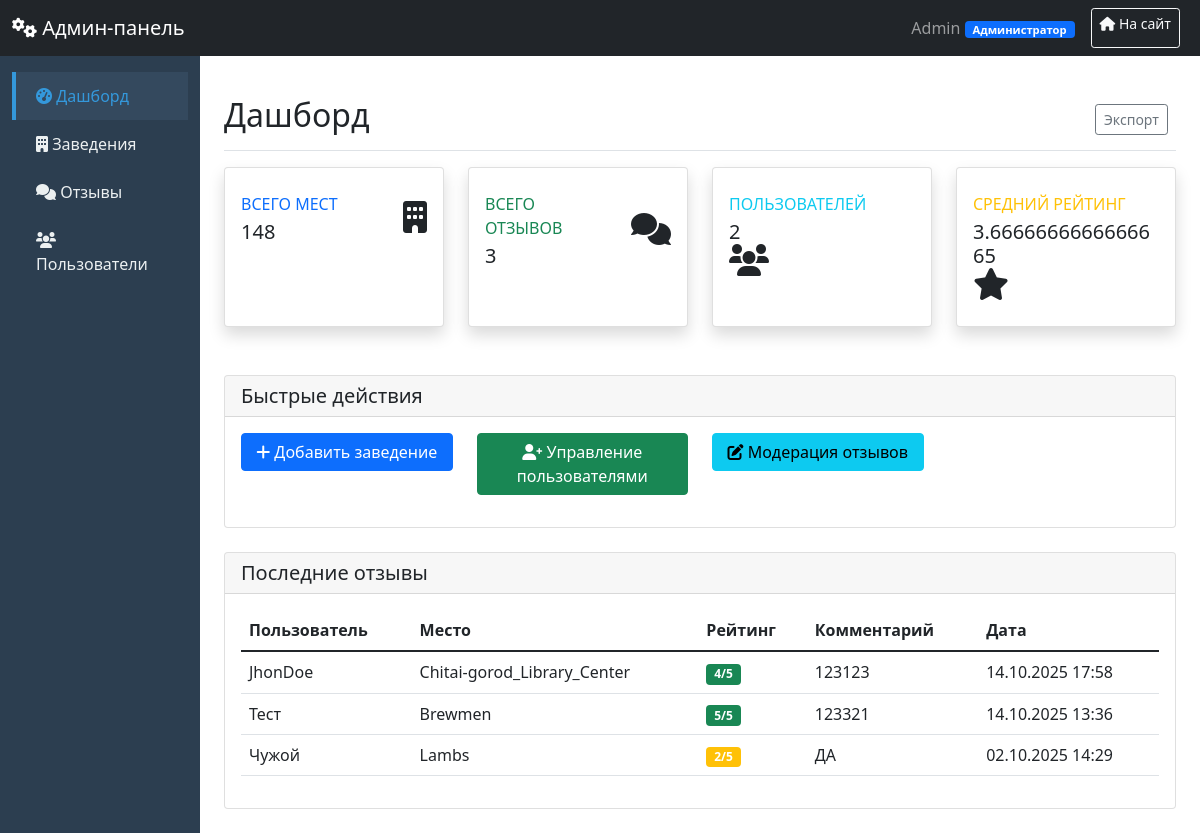
The page /admin/dashboard (signed in) on the database as committed earlier.
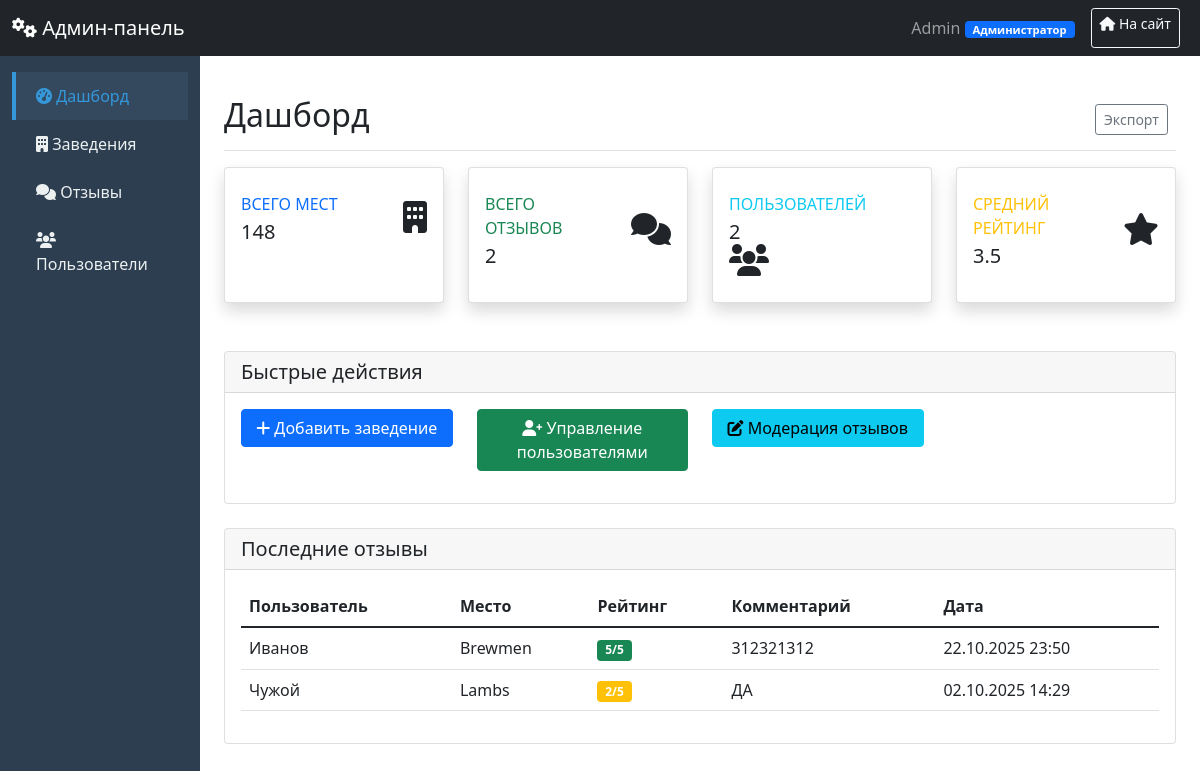
The same page on the database as committed later.
### main.py (models this page shows, shortened)
class User(db.Model):
    id = db.Column(db.Integer, primary_key=True)
    username = db.Column(db.String(150), nullable=False, unique=True)
    password = db.Column(db.String(150), nullable=False)
    role = db.Column(db.String(50), default='trainee')  # trainee, moderator, editor, admin
    created_at = db.Column(db.DateTime, default=datetime.utcnow)
    last_login = db.Column(db.DateTime)
    @property
    def role_display(self):
        return get_role_display_name(self.role)
    def has_permission(self, permission):
        user_permissions = get_role_permissions(self.role)
        return 'all' in user_permissions or permission in user_permissions

class Review(db.Model):
    id = db.Column(db.Integer, primary_key=True)
    restaurant_id = db.Column(db.String(50), nullable=False)
    username = db.Column(db.String(100), nullable=False)
    rating = db.Column(db.Integer, nullable=False)
    comment = db.Column(db.Text)
    created_at = db.Column(db.DateTime, default=get_moscow_time)
    updated_at = db.Column(db.DateTime)  # Добавляем поле для времени редактирования
    likes = db.Column(db.Integer, default=0)
    dislikes = db.Column(db.Integer, default=0)
    user_token = db.Column(db.String(255))  # Для анонимных пользователей
    device_fingerprint = db.Column(db.String(255))  # Добавляем это поле
    user_ratings = db.Column(db.JSON, default=dict)

### main.py (the view)
@app.route('/admin/dashboard')
@admin_required
def admin_dashboard():
    user = User.query.filter_by(username=session['username']).first()
    stats = {
        'total_places': Place.query.count(),
        'total_reviews': Review.query.count(),
        'total_users': User.query.count(),
        'avg_rating': db.session.query(db.func.avg(Review.rating)).scalar() or 0
    }
    recent_reviews = []
    if user.has_permission('edit_review'):
        recent_reviews = Review.query.order_by(Review.created_at.desc()).limit(10).all()
        for review in recent_reviews:
            place = Place.query.get(int(review.restaurant_id)) if review.restaurant_id.isdigit() else None
            review.place_title = place.title if place else review.restaurant_id
    return render_template('admin_dashboard.html',
                           current_user=user,
                           stats=stats,
                           recent_reviews=recent_reviews)

### main.py (called while the page is built)
def get_role_permissions(role):
    role_permissions = {
        'trainee': ['create_place', 'create_category', 'view_stats'],
        'moderator': ['create_place', 'edit_place', 'delete_place',
                      'create_category', 'edit_category', 'delete_category',
                      'edit_review', 'delete_review', 'manage_trainees', 'view_stats'],
        'editor': ['create_place', 'edit_place', 'delete_place',
                   'create_category', 'edit_category', 'delete_category',
                   'edit_review', 'delete_review', 'manage_trainees', 'manage_moderators',
                   'manage_editors', 'view_stats', 'system_settings'],
        'admin': ['all']
    }
    if role not in role_permissions:
        return []
    permissions = role_permissions[role]
    if 'all' in permissions:
        return ['all']  # Специальный маркер для всех прав
    return permissions

def get_role_display_name(role):
    return ROLE_PERMISSIONS.get(role, {}).get('name', role)

def admin_required(f):
    @wraps(f)
    def decorated_function(*args, **kwargs):
        if 'username' not in session:
            flash('Требуется авторизация', 'error')
            return redirect(url_for('index'))
        user = User.query.filter_by(username=session['username']).first()
        from flask import g
        g.current_user = user
        return f(*args, **kwargs)
    return decorated_function

### templates/admin_dashboard.html (shortened to what this page needs)
{% extends "base_admin.html" %}
{% block content %}
<div class="d-flex justify-content-between flex-wrap flex-md-nowrap align-items-center pt-3 pb-2 mb-3 border-bottom">
    <h1 class="h2">Дашборд</h1>
    <div class="btn-toolbar mb-2 mb-md-0">
        <div class="btn-group me-2">
            <button type="button" class="btn btn-sm btn-outline-secondary">Экспорт</button>
        </div>
    </div>
</div>
<div class="row mb-4">
    <div class="col-xl-3 col-md-6 mb-4">
        <div class="card border-left-primary shadow h-100 py-2 stat-card">
            <div class="card-body">
                <div class="row no-gutters align-items-center">
                    <div class="col mr-2">
                        <div class="text-xs font-weight-bold text-primary text-uppercase mb-1">
                            Всего мест
                        </div>
                        <div class="h5 mb-0 font-weight-bold text-gray-800">{{ stats.total_places }}</div>
                    </div>
                    <div class="col-auto">
                        <i class="fas fa-building fa-2x text-gray-300"></i>
                    </div>
                </div>
            </div>
        </div>
    </div>
    <div class="col-xl-3 col-md-6 mb-4">
        <div class="card border-left-success shadow h-100 py-2 stat-card">
            <div class="card-body">
                <div class="row no-gutters align-items-center">
                    <div class="col mr-2">
                        <div class="text-xs font-weight-bold text-success text-uppercase mb-1">
                            Всего отзывов
                        </div>
                        <div class="h5 mb-0 font-weight-bold text-gray-800">{{ stats.total_reviews }}</div>
                    </div>
                    <div class="col-auto">
                        <i class="fas fa-comments fa-2x text-gray-300"></i>
                    </div>
                </div>
            </div>
        </div>
    </div>
    <div class="col-xl-3 col-md-6 mb-4">
        <div class="card border-left-info shadow h-100 py-2 stat-card">
            <div class="card-body">
                <div class="row no-gutters align-items-center">
                    <div class="col mr-2">
                        <div class="text-xs font-weight-bold text-info text-uppercase mb-1">
                            Пользователей
                        </div>
                        <div class="h5 mb-0 font-weight-bold text-gray-800">{{ stats.total_users }}</div>
                    </div>
                    <div class="col-auto">
                        <i class="fas fa-users fa-2x text-gray-300"></i>
                    </div>
                </div>
            </div>
        </div>
    </div>
    <div class="col-xl-3 col-md-6 mb-4">
        <div class="card border-left-warning shadow h-100 py-2 stat-card">
            <div class="card-body">
                <div class="row no-gutters align-items-center">
                    <div class="col mr-2">
                        <div class="text-xs font-weight-bold text-warning text-uppercase mb-1">
                            Средний рейтинг
                        </div>
                        <div class="h5 mb-0 font-weight-bold text-gray-800">{{ stats.avg_rating }}</div>
                    </div>
                    <div class="col-auto">
                        <i class="fas fa-star fa-2x text-gray-300"></i>
                    </div>
                </div>
            </div>
        </div>
    </div>
</div>
<div class="row">
    <div class="col-12">
        <div class="card">
            <div class="card-header">
                <h5 class="card-title mb-0">Быстрые действия</h5>
            </div>
            <div class="card-body">
                <div class="row">
                    {% if current_user.has_permission('create_place') %}
                    <div class="col-md-3 mb-3">
                        <a href="{{ url_for('add_place') }}" class="btn btn-primary w-100">
                            <i class="fas fa-plus"></i> Добавить заведение
                        </a>
                    </div>
                    {% endif %}
                    {% if current_user.role in ['moderator', 'editor', 'admin'] %}
                    <div class="col-md-3 mb-3">
                        <a href="{{ url_for('admin_users') }}" class="btn btn-success w-100">
                            <i class="fas fa-user-plus"></i> Управление пользователями
                        </a>
                    </div>
                    {% endif %}
                    {% if current_user.role in ['moderator', 'editor', 'admin'] %}
                    <div class="col-md-3 mb-3">
                        <a href="{{ url_for('admin_reviews_page') }}" class="btn btn-info w-100">
                            <i class="fas fa-edit"></i> Модерация отзывов
                        </a>
                    </div>
                    {% endif %}
                </div>
            </div>
        </div>
    </div>
</div>
{% if current_user.has_permission('edit_review') %}
<div class="row mt-4">
    <div class="col-12">
        <div class="card">
            <div class="card-header">
                <h5 class="card-title mb-0">Последние отзывы</h5>
            </div>
            <div class="card-body">
                {% if recent_reviews %}
                <div class="table-responsive">
                    <table class="table table-hover">
                        <thead>
                            <tr>
                                <th>Пользователь</th>
                                <th>Место</th>
                                <th>Рейтинг</th>
                                <th>Комментарий</th>
                                <th>Дата</th>
                            </tr>
                        </thead>
                        <tbody>
                            {% for review in recent_reviews %}
                            <tr>
                                <td>{{ review.username }}</td>
                                <td>{{ review.place_title }}</td>
                                <td>
                                    <span class="badge bg-{{ 'success' if review.rating >= 4 else 'warning' }} if review.rating == 3 else 'danger' }}">
                                        {{ review.rating }}/5
                                    </span>
                                </td>
                                <td>{{ review.comment[:50] }}{% if review.comment|length > 50 %}...{% endif %}</td>
                                <td>{{ review.created_at.strftime('%d.%m.%Y %H:%M') }}</td>
                            </tr>
                            {% endfor %}
                        </tbody>
                    </table>
                </div>
                {% else %}
                <p class="text-muted">Нет отзывов для модерации</p>
                {% endif %}
            </div>
        </div>
    </div>
</div>
{% endif %}
{% endblock %}

### templates/base_admin.html (shortened to what this page needs)
<!DOCTYPE html>
<html lang="ru">
<head>
    <link href="https://cdn.jsdelivr.net/npm/bootstrap@5.1.3/dist/css/bootstrap.min.css" rel="stylesheet">
    <link href="https://cdnjs.cloudflare.com/ajax/libs/font-awesome/6.0.0/css/all.min.css" rel="stylesheet">
</head>
<body>
    <nav class="navbar navbar-dark bg-dark">
        <div class="container-fluid">
            <a class="navbar-brand" href="{{ url_for('admin_dashboard') }}">
                <i class="fas fa-cogs"></i> Админ-панель
            </a>
            <div class="d-flex">
                <span class="navbar-text me-3">
                    {{ current_user.username }}
                    <span class="badge bg-primary role-badge">{{ current_user.role_display }}</span>
                </span>
                <a href="{{ url_for('index') }}" class="btn btn-outline-light btn-sm me-2">
                    <i class="fas fa-home"></i> На сайт
                </a>
            </div>
        </div>
    </nav>
    <div class="container-fluid">
        <div class="row">
            <div class="col-md-3 col-lg-2 sidebar d-md-block">
                <div class="position-sticky pt-3">
                    <ul class="nav flex-column">
                        <li class="nav-item">
                            <a class="nav-link {{ 'active' if request.endpoint == 'admin_dashboard' }}"
                               href="{{ url_for('admin_dashboard') }}">
                                <i class="fas fa-tachometer-alt"></i> Дашборд
                            </a>
                        </li>
                        <li class="nav-item">
                            <a class="nav-link {{ 'active' if request.endpoint == 'admin_places' }}"
                               href="{{ url_for('admin_places') }}">
                                <i class="fas fa-building"></i> Заведения
                            </a>
                        </li>
                        {% if current_user.role in ['moderator', 'editor', 'admin'] %}
                        <li class="nav-item">
                            <a class="nav-link {{ 'active' if request.endpoint == 'admin_reviews_page' }}"
                               href="{{ url_for('admin_reviews_page') }}">
                                <i class="fas fa-comments"></i> Отзывы
                            </a>
                        </li>
                        {% endif %}
                        {% if current_user.role in ['moderator', 'editor', 'admin'] %}
                        <li class="nav-item">
                            <a class="nav-link {{ 'active' if request.endpoint == 'admin_users' }}"
                               href="{{ url_for('admin_users') }}">
                                <i class="fas fa-users"></i> Пользователи
                            </a>
                        </li>
                        {% endif %}
                    </ul>
                </div>
            </div>
            <main class="col-md-9 ms-sm-auto col-lg-10 px-md-4 py-4">
                {% block content %}{% endblock %}
            </main>
        </div>
    </div>
</body>
</html>

### templates/base_admin.html (style rules this page uses)
.sidebar { min-height: calc(100vh - 56px); background: #2c3e50; }
.sidebar .nav-link { color: #ecf0f1; padding: 12px 20px; border-left: 4px solid transparent; }
.sidebar .nav-link.active { background: #34495e; border-left-color: #3498db; color: #3498db; }
.role-badge { font-size: 0.7em; padding: 3px 8px; }
.stat-card { transition: transform 0.2s; }

Rows that differ between the two databases and show on the page:
removed Review: username "JhonDoe", place_title "Chitai-gorod_Library_Center", rating "4", comment "123123", created_at "14.10.2025 17:58"
removed Review: username "Тест", place_title "Brewmen", rating "5", comment "123321", created_at "14.10.2025 13:36"
added Review: username "Иванов", place_title "Brewmen", rating "5", comment "312321312", created_at "22.10.2025 23:50"
Other text that changed with them:
{{ stats.total_reviews }}: "3" → "2"
{{ stats.avg_rating }}: "3.6666666666666665" → "3.5"
